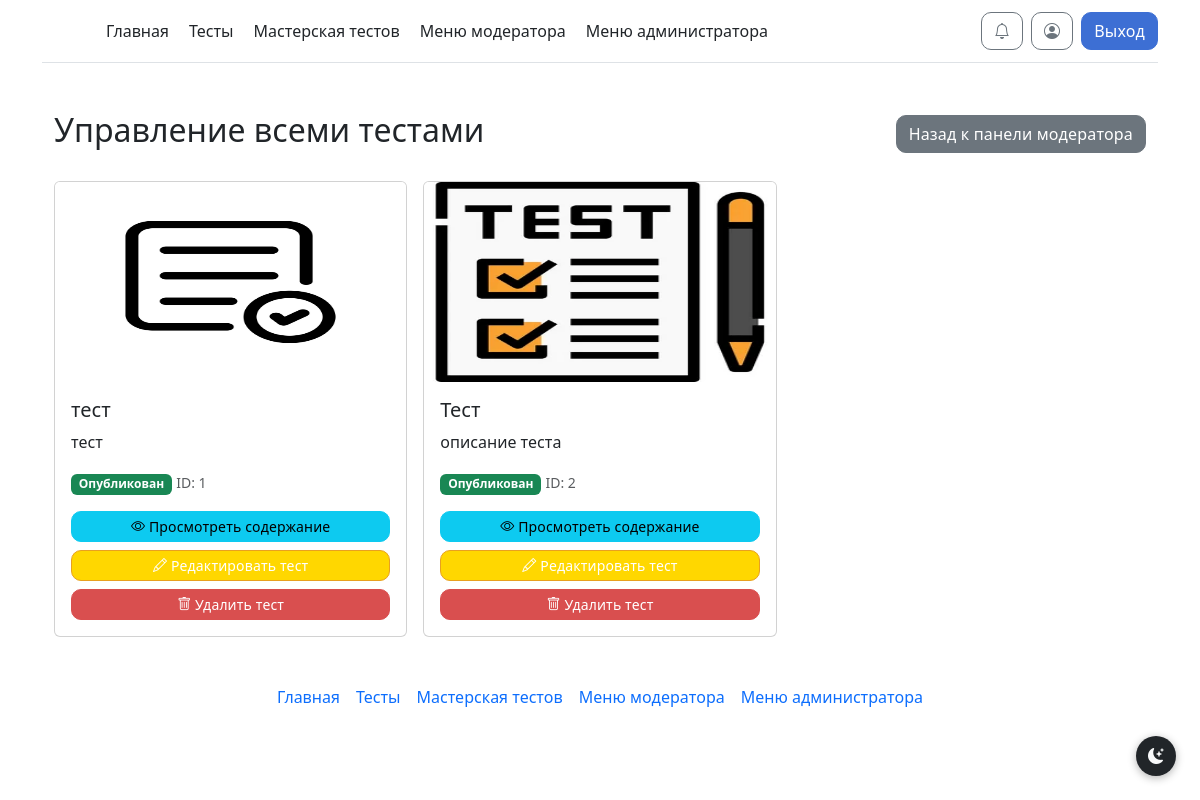
Screenshot of /moderator/manage (signed in) with the database file from the repository.
### models.py (models this page shows)
class Tests(db.Model):
    test_id = db.Column(db.Integer, primary_key=True)
    test_id_creator = db.Column(db.Integer)
    test_name = db.Column(db.String)
    test_description = db.Column(db.String)
    test_status = db.Column(db.Integer)
    test_image = db.Column(db.String)
    test_cat_id = db.Column(db.Integer, default=None)  # ссылка на TestCategory.cat_id или None

### routes/moderator.py (the view)
@moderator_bp.route('/moderator/manage')
@login_required
def moderator_manage_tests():
    if current_user.admin <= 1:
        flash("У вас нет доступа к этой странице!", 'danger')
        return redirect("/")
    all_tests = Tests.query.filter(Tests.test_status.in_([1, 2, 3])).all()
    return render_template("moderator_manage.html", tests=all_tests)

### __init__.py (called while the page is built, shortened)
@manager.user_loader
def load_user(user_id):
    return db.session.get(User, user_id)

@app.template_filter('get_unread_notifications_count')
def get_unread_notifications_count(user_id):
    return Notifications.query.filter_by(n_user_id=user_id, n_is_read=False).count()

@app.before_request
def check_must_rate_test():
    excluded_paths = ['/test/', '/static/', '/logout']

### templates/moderator_manage.html (shortened to what this page needs)
{% extends 'base.html' %}
{% block main %}
<div class="container mt-4">
    <div class="d-flex justify-content-between align-items-center mb-4">
        <h2>Управление всеми тестами</h2>
        <a href="/moderator_1" class="btn btn-secondary">Назад к панели модератора</a>
    </div>
    {% if tests %}
    <div class="row g-3">
        {% for test in tests %}
        <div class="col-md-4">
            <div class="card">
                {% if test.test_image %}
                <img src="{{ url_for('static', filename='img/' + test.test_image) }}"
                     class="card-img-top"
                     alt="{{ test.test_name }}"
                     style="height: 200px; object-fit: cover;">
                {% else %}
                <img src="{{ url_for('static', filename='img/placeholder.png') }}"
                     class="card-img-top"
                     alt="Нет изображения"
                     style="height: 200px; object-fit: cover;">
                {% endif %}
                <div class="card-body">
                    <h5 class="card-title">{{ test.test_name|truncate(50) }}</h5>
                    <p class="card-text">{{ test.test_description|truncate(100) }}</p>
                    <div class="mb-3">
                        {% if test.test_status == 1 %}
                        <span class="badge bg-warning">На проверке</span>
                        {% elif test.test_status == 2 %}
                        <span class="badge bg-success">Опубликован</span>
                        {% elif test.test_status == 3 %}
                        <span class="badge bg-danger">По жалобам</span>
                        {% endif %}
                        <small class="text-muted">ID: {{ test.test_id_creator }}</small>
                    </div>
                    <div class="d-grid gap-2">
                        <a href="{{ url_for('moderator_view_test', test_name=test.test_name) }}"
                           class="btn btn-info btn-sm">
                            <i class="bi bi-eye"></i> Просмотреть содержание
                        </a>
                        <a href="{{ url_for('edit_test', test_id=test.test_id) }}"
                           class="btn btn-warning btn-sm">
                            <i class="bi bi-pencil"></i> Редактировать тест
                        </a>
                        <form method="POST"
                              action="{{ url_for('moderator_delete_any_test', test_name=test.test_name) }}"
                              onsubmit="return confirm('Вы уверены, что хотите удалить тест \'{{ test.test_name }}\'? Это действие нельзя отменить!');"
                              class="d-inline">
                            <button type="submit" class="btn btn-danger btn-sm w-100">
                                <i class="bi bi-trash"></i> Удалить тест
                            </button>
                        </form>
                    </div>
                </div>
            </div>
        </div>
        {% endfor %}
    </div>
    {% else %}
    <div class="alert alert-info" role="alert">
        <i class="bi bi-info-circle"></i>
        Нет тестов для управления.
    </div>
    {% endif %}
</div>
{% endblock %}

### static/style/style.css (style rules this page uses)
.btn { border-radius: 10px !important; font-weight: 500; letter-spacing: 0.01em; transition: transform 0.1s ease, box-shadow 0.1s ease, background-color 0.1s ease !important; }
.btn-warning { background: #ffd700 !important; border-color: #e8a020 !important; color: #fff !important; }
.btn-danger { background: #d94f4f !important; border-color: #d94f4f !important; }
.btn-secondary { background: #6c757d !important; border-color: #6c757d !important; }
.card:not(.card-fixed) .card-img-top { object-fit: fill !important; width: 100%; }

### rows the page displays
Tests: test_image (picture), test_name "тест", test_description "тест", test_status "Опубликован", test_id_creator "1"
Tests: test_image (picture), test_name "Тест", test_description "описание теста", test_status "Опубликован", test_id_creator "2"
